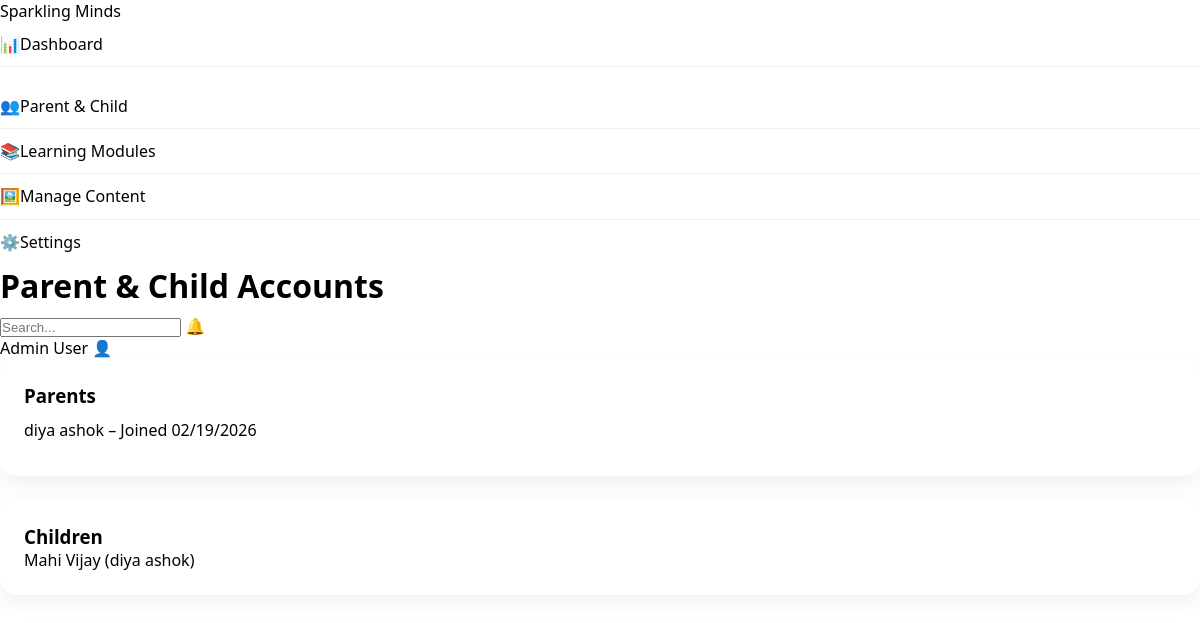
The app's page /learning/admin/parent-child/ (signed in), older data.
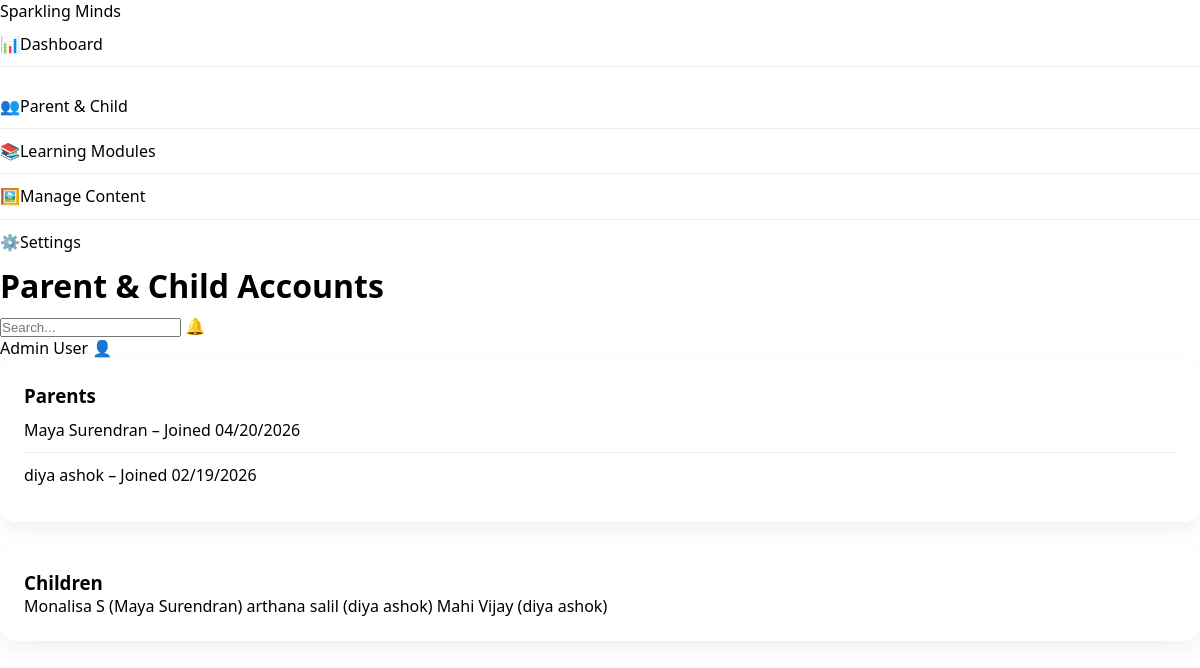
The same page, newer data.
### accounts/models.py (models this page shows, shortened)
class User(AbstractUser):
    class Role(models.TextChoices):
        ADMIN = "admin", "Administrator"
        PARENT = "parent", "Parent/Guardian"
        CHILD = "child", "Child (Learner)"
    role = models.CharField(max_length=10, choices=Role.choices, default=Role.PARENT)
    phone = models.CharField(max_length=20, blank=True)
    created_at = models.DateTimeField(auto_now_add=True)
    updated_at = models.DateTimeField(auto_now=True)

### children/models.py (models this page shows, shortened)
class ChildProfile(models.Model):
    class SkillFocus(models.TextChoices):
        COMMUNICATION = "communication", "Communication"
        SOCIAL = "social", "Social Skills"
        COGNITIVE = "cognitive", "Cognitive"
        DAILY = "daily", "Daily Life Skills"
        EMOTIONAL = "emotional", "Emotional Recognition"
    parent = models.ForeignKey(
        settings.AUTH_USER_MODEL,
        on_delete=models.CASCADE,
        related_name="children",
        limit_choices_to={"role": "parent"},
    )
    first_name = models.CharField(max_length=100)
    last_name = models.CharField(max_length=100)
    date_of_birth = models.DateField(null=True, blank=True)
    skill_focus = models.JSONField(
        default=list,
        help_text="List of focus areas, e.g. ['communication', 'cognitive']",
    )
    learning_pace = models.CharField(
        max_length=20,
        choices=[
            ("slow", "Slow"),
            ("medium", "Medium"),
            ("fast", "Fast"),
        ],
        default="medium",
    )
    avatar = models.ImageField(upload_to="child_avatars/", blank=True, null=True)
    created_at = models.DateTimeField(auto_now_add=True)
    updated_at = models.DateTimeField(auto_now=True)
    class Meta:
        ordering = ["-created_at"]
    def get_full_name(self):
        return f"{self.first_name} {self.last_name}"

### learning/views.py (the view)
# urls.py: path("admin/parent-child/", views.admin_parent_child, name="admin_parent_child"),
@staff_member_required
def admin_parent_child(request):
    parents = User.objects.filter(role=User.Role.PARENT).order_by('-date_joined')
    children = ChildProfile.objects.select_related('parent').all()
    context = {
        'parent_list': parents,
        'child_list': children,
        'active_section': 'parent_child',
    }
    return render(request, 'admin/parent_child.html', context)

### templates/admin/parent_child.html (shortened to what this page needs)
{% load static %}
<!DOCTYPE html>
<html lang="en">
<head>
    <link rel="stylesheet" href="{% static 'css/dashboard.css' %}">
</head>
<body>
<div class="dashboard-wrapper">
    <nav class="sidebar">
        <div class="sidebar-header">
            <span class="logo-text">Sparkling Minds</span>
        </div>
        <ul class="nav-links">
            <li class="{% if active_section == 'dashboard' %}active{% endif %}"><a href="{% url 'learning:admin_dashboard' %}"><span class="icon">📊</span><span class="link-text">Dashboard</span></a></li>
            <li class="{% if active_section == 'parent_child' %}active{% endif %}"><a href="{% url 'learning:admin_parent_child' %}"><span class="icon">👥</span><span class="link-text">Parent & Child</span></a></li>
            <li><a href="{% url 'learning:manage_modules' %}"><span class="icon">📚</span><span class="link-text">Learning Modules</span></a></li>
            <li><a href="#"><span class="icon">🖼️</span><span class="link-text">Manage Content</span></a></li>
            <li><a href="#"><span class="icon">⚙️</span><span class="link-text">Settings</span></a></li>
        </ul>
    </nav>
    <main class="main-content">
        <header class="top-bar">
            <h1>Parent &amp; Child Accounts</h1>
            <div class="header-controls">
                <input type="text" placeholder="Search..." class="search-field">
                <span class="icon">🔔</span>
            </div>
            <div class="user-profile">{{ user.get_full_name|default:user.username }} 👤</div>
        </header>
        <section class="accounts-section">
            <div class="card">
                <h3>Parents</h3>
                <ul>
                    {% for p in parent_list %}
                        <li>{{ p.get_full_name|default:p.username }} &ndash; Joined {{ p.date_joined|date:"SHORT_DATE_FORMAT" }}</li>
                    {% empty %}
                        <li>No parent accounts found.</li>
                    {% endfor %}
                </ul>
            </div>
            <div class="card">
                <h3>Children</h3>
                <ul>
                    {% for c in child_list %}
{{ c.get_full_name }} ({{ c.parent.get_full_name|default:c.parent.username }})
                    {% empty %}
                        <li>No child profiles available.</li>
                    {% endfor %}
                </ul>
            </div>
        </section>
    </main>
</div>
</body>
</html>

Row changes from the older to the newer data that the page shows:
added User: get_full_name "Maya Surendran", date_joined "04/20/2026"
added ChildProfile: get_full_name "Monalisa S", parent.get_full_name "Maya Surendran"
added ChildProfile: get_full_name "arthana salil", parent.get_full_name "diya ashok"
